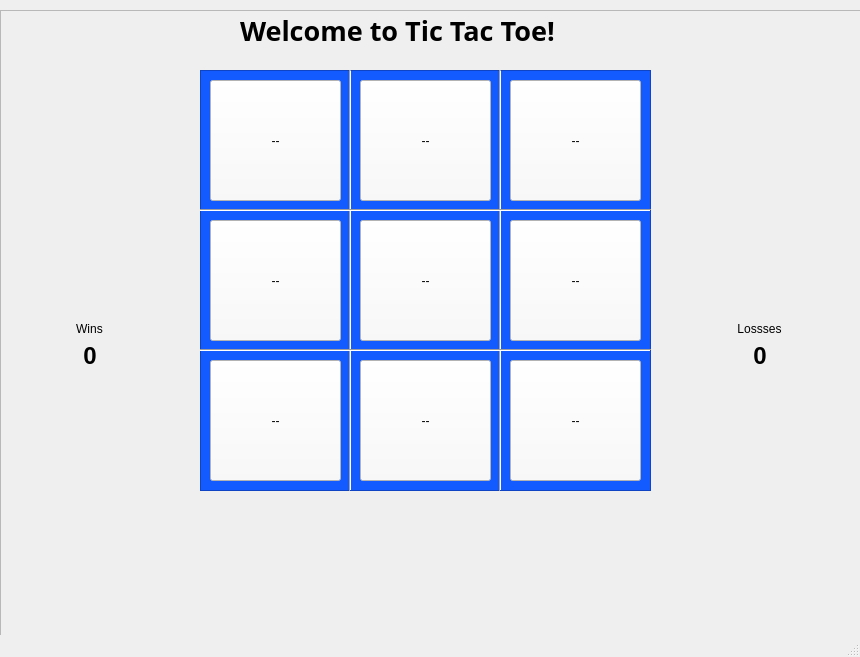
<?xml version="1.0" encoding="UTF-8"?>
<ui version="4.0">
 <class>MainWindow</class>
 <widget class="QMainWindow" name="MainWindow">
  <property name="geometry">
   <rect>
    <x>0</x>
    <y>0</y>
    <width>860</width>
    <height>657</height>
   </rect>
  </property>
  <property name="windowTitle">
   <string>MainWindow</string>
  </property>
  <widget class="QWidget" name="centralwidget">
   <widget class="QFrame" name="frame">
    <property name="geometry">
     <rect>
      <x>0</x>
      <y>10</y>
      <width>861</width>
      <height>661</height>
     </rect>
    </property>
    <property name="frameShape">
     <enum>QFrame::StyledPanel</enum>
    </property>
    <property name="frameShadow">
     <enum>QFrame::Raised</enum>
    </property>
    <widget class="QColumnView" name="columnView">
     <property name="geometry">
      <rect>
       <x>200</x>
       <y>60</y>
       <width>451</width>
       <height>421</height>
      </rect>
     </property>
     <property name="styleSheet">
      <string notr="true">background-color: rgb(19, 90, 255);</string>
     </property>
    </widget>
    <widget class="QPushButton" name="button7">
     <property name="geometry">
      <rect>
       <x>210</x>
       <y>350</y>
       <width>131</width>
       <height>121</height>
      </rect>
     </property>
     <property name="styleSheet">
      <string notr="true">background-color: rgb(250, 250, 250);</string>
     </property>
     <property name="text">
      <string>--</string>
     </property>
    </widget>
    <widget class="QPushButton" name="button9">
     <property name="geometry">
      <rect>
       <x>510</x>
       <y>350</y>
       <width>131</width>
       <height>121</height>
      </rect>
     </property>
     <property name="styleSheet">
      <string notr="true">background-color: rgb(250, 250, 250);</string>
     </property>
     <property name="text">
      <string>--</string>
     </property>
    </widget>
    <widget class="QPushButton" name="button6">
     <property name="geometry">
      <rect>
       <x>510</x>
       <y>210</y>
       <width>131</width>
       <height>121</height>
      </rect>
     </property>
     <property name="styleSheet">
      <string notr="true">background-color: rgb(250, 250, 250);</string>
     </property>
     <property name="text">
      <string>--</string>
     </property>
    </widget>
    <widget class="QPushButton" name="button5">
     <property name="geometry">
      <rect>
       <x>360</x>
       <y>210</y>
       <width>131</width>
       <height>121</height>
      </rect>
     </property>
     <property name="styleSheet">
      <string notr="true">background-color: rgb(250, 250, 250);</string>
     </property>
     <property name="text">
      <string>--</string>
     </property>
    </widget>
    <widget class="Line" name="line_3">
     <property name="geometry">
      <rect>
       <x>340</x>
       <y>60</y>
       <width>20</width>
       <height>421</height>
      </rect>
     </property>
     <property name="orientation">
      <enum>Qt::Vertical</enum>
     </property>
    </widget>
    <widget class="Line" name="line_4">
     <property name="geometry">
      <rect>
       <x>490</x>
       <y>60</y>
       <width>20</width>
       <height>421</height>
      </rect>
     </property>
     <property name="orientation">
      <enum>Qt::Vertical</enum>
     </property>
    </widget>
    <widget class="QPushButton" name="button4">
     <property name="geometry">
      <rect>
       <x>210</x>
       <y>210</y>
       <width>131</width>
       <height>121</height>
      </rect>
     </property>
     <property name="styleSheet">
      <string notr="true">background-color: rgb(250, 250, 250);</string>
     </property>
     <property name="text">
      <string>--</string>
     </property>
    </widget>
    <widget class="QPushButton" name="button8">
     <property name="geometry">
      <rect>
       <x>360</x>
       <y>350</y>
       <width>131</width>
       <height>121</height>
      </rect>
     </property>
     <property name="styleSheet">
      <string notr="true">background-color: rgb(250, 250, 250);</string>
     </property>
     <property name="text">
      <string>--</string>
     </property>
    </widget>
    <widget class="Line" name="line">
     <property name="geometry">
      <rect>
       <x>200</x>
       <y>330</y>
       <width>451</width>
       <height>20</height>
      </rect>
     </property>
     <property name="orientation">
      <enum>Qt::Horizontal</enum>
     </property>
    </widget>
    <widget class="QPushButton" name="button1">
     <property name="geometry">
      <rect>
       <x>210</x>
       <y>70</y>
       <width>131</width>
       <height>121</height>
      </rect>
     </property>
     <property name="styleSheet">
      <string notr="true">background-color: rgb(250, 250, 250);</string>
     </property>
     <property name="text">
      <string>--</string>
     </property>
    </widget>
    <widget class="QPushButton" name="button3">
     <property name="geometry">
      <rect>
       <x>510</x>
       <y>70</y>
       <width>131</width>
       <height>121</height>
      </rect>
     </property>
     <property name="styleSheet">
      <string notr="true">background-color: rgb(250, 250, 250);</string>
     </property>
     <property name="text">
      <string>--</string>
     </property>
    </widget>
    <widget class="Line" name="line_2">
     <property name="geometry">
      <rect>
       <x>200</x>
       <y>190</y>
       <width>451</width>
       <height>20</height>
      </rect>
     </property>
     <property name="orientation">
      <enum>Qt::Horizontal</enum>
     </property>
    </widget>
    <widget class="QPushButton" name="button2">
     <property name="geometry">
      <rect>
       <x>360</x>
       <y>70</y>
       <width>131</width>
       <height>121</height>
      </rect>
     </property>
     <property name="styleSheet">
      <string notr="true">background-color: rgb(250, 250, 250);</string>
     </property>
     <property name="text">
      <string>--</string>
     </property>
    </widget>
    <widget class="QWidget" name="layoutWidget">
     <property name="geometry">
      <rect>
       <x>30</x>
       <y>280</y>
       <width>119</width>
       <height>112</height>
      </rect>
     </property>
     <layout class="QVBoxLayout" name="verticalLayout_3">
      <item>
       <spacer name="verticalSpacer_6">
        <property name="orientation">
         <enum>Qt::Vertical</enum>
        </property>
        <property name="sizeHint" stdset="0">
         <size>
          <width>20</width>
          <height>13</height>
         </size>
        </property>
       </spacer>
      </item>
      <item>
       <layout class="QVBoxLayout" name="verticalLayout_2">
        <item>
         <widget class="QLabel" name="yourWinsLabel">
          <property name="minimumSize">
           <size>
            <width>80</width>
            <height>0</height>
           </size>
          </property>
          <property name="text">
           <string>Wins</string>
          </property>
          <property name="alignment">
           <set>Qt::AlignCenter</set>
          </property>
         </widget>
        </item>
        <item>
         <layout class="QHBoxLayout" name="horizontalLayout_3">
          <item>
           <spacer name="horizontalSpacer_6">
            <property name="orientation">
             <enum>Qt::Horizontal</enum>
            </property>
            <property name="sizeHint" stdset="0">
             <size>
              <width>40</width>
              <height>20</height>
             </size>
            </property>
           </spacer>
          </item>
          <item>
           <widget class="QLabel" name="winsLabel">
            <property name="font">
             <font>
              <pointsize>18</pointsize>
              <weight>75</weight>
              <bold>true</bold>
             </font>
            </property>
            <property name="text">
             <string>0</string>
            </property>
            <property name="alignment">
             <set>Qt::AlignCenter</set>
            </property>
           </widget>
          </item>
          <item>
           <spacer name="horizontalSpacer_7">
            <property name="orientation">
             <enum>Qt::Horizontal</enum>
            </property>
            <property name="sizeHint" stdset="0">
             <size>
              <width>40</width>
              <height>20</height>
             </size>
            </property>
           </spacer>
          </item>
         </layout>
        </item>
       </layout>
      </item>
      <item>
       <spacer name="verticalSpacer_7">
        <property name="orientation">
         <enum>Qt::Vertical</enum>
        </property>
        <property name="sizeHint" stdset="0">
         <size>
          <width>20</width>
          <height>20</height>
         </size>
        </property>
       </spacer>
      </item>
     </layout>
    </widget>
    <widget class="QWidget" name="layoutWidget_2">
     <property name="geometry">
      <rect>
       <x>700</x>
       <y>280</y>
       <width>119</width>
       <height>112</height>
      </rect>
     </property>
     <layout class="QVBoxLayout" name="verticalLayout_6">
      <item>
       <spacer name="verticalSpacer_11">
        <property name="orientation">
         <enum>Qt::Vertical</enum>
        </property>
        <property name="sizeHint" stdset="0">
         <size>
          <width>20</width>
          <height>13</height>
         </size>
        </property>
       </spacer>
      </item>
      <item>
       <layout class="QVBoxLayout" name="verticalLayout_7">
        <item>
         <widget class="QLabel" name="yourLossesLabel">
          <property name="minimumSize">
           <size>
            <width>80</width>
            <height>0</height>
           </size>
          </property>
          <property name="text">
           <string>Lossses</string>
          </property>
          <property name="alignment">
           <set>Qt::AlignCenter</set>
          </property>
         </widget>
        </item>
        <item>
         <layout class="QHBoxLayout" name="horizontalLayout_7">
          <item>
           <spacer name="horizontalSpacer_12">
            <property name="orientation">
             <enum>Qt::Horizontal</enum>
            </property>
            <property name="sizeHint" stdset="0">
             <size>
              <width>40</width>
              <height>20</height>
             </size>
            </property>
           </spacer>
          </item>
          <item>
           <widget class="QLabel" name="lossesLabel">
            <property name="font">
             <font>
              <pointsize>18</pointsize>
              <weight>75</weight>
              <bold>true</bold>
             </font>
            </property>
            <property name="text">
             <string>0</string>
            </property>
            <property name="alignment">
             <set>Qt::AlignCenter</set>
            </property>
           </widget>
          </item>
          <item>
           <spacer name="horizontalSpacer_13">
            <property name="orientation">
             <enum>Qt::Horizontal</enum>
            </property>
            <property name="sizeHint" stdset="0">
             <size>
              <width>40</width>
              <height>20</height>
             </size>
            </property>
           </spacer>
          </item>
         </layout>
        </item>
       </layout>
      </item>
      <item>
       <spacer name="verticalSpacer_12">
        <property name="orientation">
         <enum>Qt::Vertical</enum>
        </property>
        <property name="sizeHint" stdset="0">
         <size>
          <width>20</width>
          <height>20</height>
         </size>
        </property>
       </spacer>
      </item>
     </layout>
    </widget>
    <widget class="QLabel" name="resultsLabel">
     <property name="geometry">
      <rect>
       <x>240</x>
       <y>0</y>
       <width>371</width>
       <height>41</height>
      </rect>
     </property>
     <property name="font">
      <font>
       <family>Yu Gothic UI Semibold</family>
       <pointsize>20</pointsize>
       <weight>75</weight>
       <bold>true</bold>
      </font>
     </property>
     <property name="text">
      <string>Welcome to Tic Tac Toe!</string>
     </property>
    </widget>
    <widget class="QWidget" name="horizontalLayoutWidget">
     <property name="geometry">
      <rect>
       <x>10</x>
       <y>540</y>
       <width>841</width>
       <height>80</height>
      </rect>
     </property>
     <layout class="QHBoxLayout" name="horizontalLayout">
      <item>
       <widget class="QPushButton" name="restartButton">
        <property name="styleSheet">
         <string notr="true">image: url(:/images/restart.png);</string>
        </property>
        <property name="text">
         <string/>
        </property>
        <property name="icon">
         <iconset>
          <normaloff>images/restart.png</normaloff>images/restart.png</iconset>
        </property>
        <property name="flat">
         <bool>true</bool>
        </property>
       </widget>
      </item>
      <item>
       <spacer name="horizontalSpacer">
        <property name="orientation">
         <enum>Qt::Horizontal</enum>
        </property>
        <property name="sizeHint" stdset="0">
         <size>
          <width>40</width>
          <height>20</height>
         </size>
        </property>
       </spacer>
      </item>
      <item>
       <widget class="QPushButton" name="preferencesButton">
        <property name="styleSheet">
         <string notr="true"/>
        </property>
        <property name="text">
         <string/>
        </property>
        <property name="icon">
         <iconset>
          <normaloff>images/PreferenceIcon.png</normaloff>images/PreferenceIcon.png</iconset>
        </property>
        <property name="flat">
         <bool>true</bool>
        </property>
       </widget>
      </item>
     </layout>
    </widget>
   </widget>
  </widget>
  <widget class="QMenuBar" name="menubar">
   <property name="geometry">
    <rect>
     <x>0</x>
     <y>0</y>
     <width>860</width>
     <height>26</height>
    </rect>
   </property>
  </widget>
  <widget class="QStatusBar" name="statusbar"/>
 </widget>
 <resources/>
 <connections/>
</ui>
